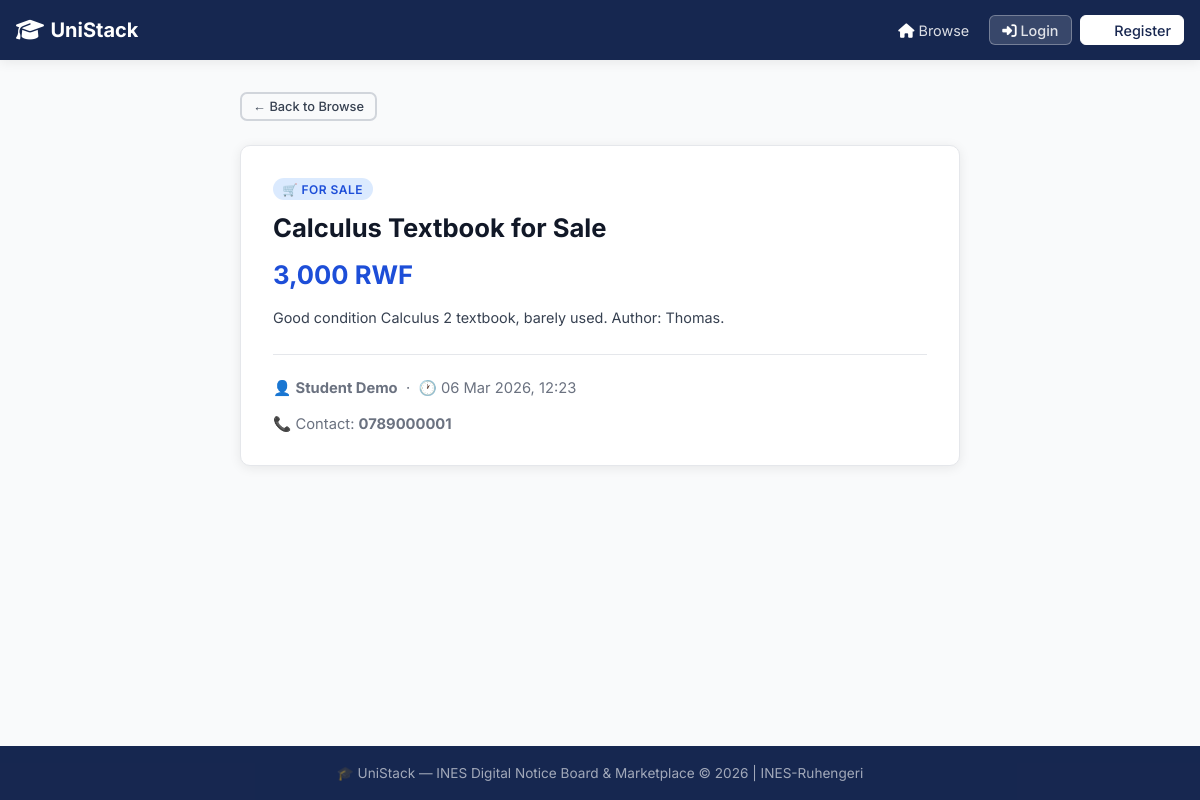
The page /index.php?page=posts&action=view&id=1 on the database its author committed.
### tables this page shows
CREATE TABLE posts (
    id INT AUTO_INCREMENT PRIMARY KEY,
    user_id INT NOT NULL,
    title VARCHAR(200) NOT NULL,
    description TEXT NOT NULL,
    type ENUM('for_sale','housing','announcement') NOT NULL,
    price DECIMAL(10,2) DEFAULT NULL,
    contact VARCHAR(100) DEFAULT NULL,
    status ENUM('pending','approved','rejected') DEFAULT 'pending',
    is_flagged TINYINT(1) DEFAULT 0,
    flag_reason TEXT DEFAULT NULL,
    moderated_by INT DEFAULT NULL,
    moderated_at DATETIME DEFAULT NULL,
    created_at DATETIME DEFAULT CURRENT_TIMESTAMP,
    updated_at DATETIME DEFAULT CURRENT_TIMESTAMP ON UPDATE CURRENT_TIMESTAMP,
    FOREIGN KEY (user_id) REFERENCES users(id) ON DELETE CASCADE,
    FOREIGN KEY (moderated_by) REFERENCES users(id) ON DELETE SET NULL
);

CREATE TABLE users (
    id INT AUTO_INCREMENT PRIMARY KEY,
    name VARCHAR(100) NOT NULL,
    email VARCHAR(150) NOT NULL UNIQUE,
    password VARCHAR(255) NOT NULL,
    role ENUM('student','moderator','admin') DEFAULT 'student',
    is_active TINYINT(1) DEFAULT 1,
    created_at DATETIME DEFAULT CURRENT_TIMESTAMP
);

### app/controllers/PostController.php (called while the page is built, shortened)
<?php
require_once __DIR__ . '/../models/Post.php';
class PostController {
    private $postModel;
    public function __construct($conn) {
        $this->postModel = new Post($conn);
    }
    public function view() {
        $id = intval($_GET['id'] ?? 0);
        $post = $this->postModel->getById($id);
        require_once __DIR__ . '/../views/shared/post_view.php';
    }
}

### app/models/Post.php (called while the page is built, shortened)
<?php
class Post {
    private $conn;
    public function __construct($conn) {
        $this->conn = $conn;
    }
    public function getById($id) {
        $stmt = $this->conn->prepare("SELECT p.*, u.name AS author FROM posts p JOIN users u ON p.user_id = u.id WHERE p.id = ?");
        $stmt->bind_param("i", $id);
        $stmt->execute();
        return $stmt->get_result()->fetch_assoc();
    }
}

### app/views/shared/post_view.php (the view, shortened to what this page needs)
<?php
require_once __DIR__ . '/header.php';
?>
<div style="max-width:720px;margin:0 auto;">
    <a href="index.php?page=home" class="btn btn-outline btn-sm" style="margin-bottom:1.5rem;">← Back to Browse</a>
    <div class="card" style="padding:2rem;">
        <span class="card-badge badge-<?= $post['type'] ?>">
            <?= $post['type']==='for_sale'?'🛒 For Sale':($post['type']==='housing'?'🏠 Housing':'📢 Announcement') ?>
        </span>
        <h1 style="font-size:1.6rem;margin-bottom:1rem;"><?= htmlspecialchars($post['title']) ?></h1>
        <?php if ($post['price'] > 0): ?>
            <div class="card-price" style="font-size:1.6rem;margin-bottom:1rem;"><?= number_format($post['price'], 0) ?> RWF</div>
        <?php endif; ?>
        <p style="line-height:1.7;color:#374151;margin-bottom:1.5rem;"><?= nl2br(htmlspecialchars($post['description'])) ?></p>
        <hr style="border:none;border-top:1px solid #e5e7eb;margin-bottom:1.5rem;">
        <div class="card-meta" style="font-size:.92rem;">
            👤 <strong><?= htmlspecialchars($post['author']) ?></strong> &nbsp;·&nbsp;
            🕐 <?= date('d M Y, H:i', strtotime($post['created_at'])) ?>
            <?php if ($post['contact']): ?>
                <br><br>📞 Contact: <strong><?= htmlspecialchars($post['contact']) ?></strong>
            <?php endif; ?>
        </div>
    </div>
</div>
<?php require_once __DIR__ . '/footer.php'; ?>

### public/css/style.css (style rules this page uses)
:root { --primary: #1d4ed8; --primary-dark: #051642ec; --primary-light: #dbeafe; --success: #16a34a; --success-light: #dcfce7; --danger: #dc2626; --danger-light: #fee2e2; --warning: #d97706; --warning-light: #fef3c7; --gray-50: #f9fafb; --gray-100: #f3f4f6; --gray-200: #e5e7eb; --gray-300: #d1d5db; --gray-500: #6b7280; --gray-700: #374151; --gray-900: #111827; --radius: 10px; --shadow: 0 2px 12px rgba(0,0,0,0.08); --shadow-lg: 0 8px 32px rgba(0,0,0,0.12); }
* { box-sizing: border-box; margin: 0; padding: 0; }
body { font-family: 'Inter', sans-serif; background: var(--gray-50); color: var(--gray-900); min-height: 100vh; display: flex; flex-direction: column; }
.card { background: white; border-radius: var(--radius); box-shadow: var(--shadow); padding: 1.4rem; transition: transform .2s, box-shadow .2s; border: 1px solid var(--gray-200); position: relative; }
.card-badge { display: inline-block; padding: .2rem .6rem; border-radius: 12px; font-size: .75rem; font-weight: 600; text-transform: uppercase; letter-spacing: .04em; margin-bottom: .75rem; }
.badge-for_sale { background: #dbeafe; color: #1d4ed8; }
.card p { color: var(--gray-500); font-size: .9rem; line-height: 1.5; margin-bottom: .75rem; }
.card-price { font-size: 1.2rem; font-weight: 700; color: var(--primary); margin-bottom: .5rem; }
.card-meta { font-size: .8rem; color: var(--gray-500); }
.btn { padding: .5rem 1.1rem; border-radius: 7px; border: none; cursor: pointer; font-size: .875rem; font-weight: 500; text-decoration: none; display: inline-flex; align-items: center; gap: .3rem; transition: all .2s; }
.btn-outline { background: transparent; border: 2px solid var(--gray-300); color: var(--gray-700); }
.btn-sm { padding: .3rem .7rem; font-size: .8rem; }

### rows shown on the page
posts: title "Calculus Textbook for Sale", price "3,000", description "Good condition Calculus 2 textbook, barely used. Author: Thomas.", user.name "Student Demo", created_at "06 Mar 2026, 12:23", contact "0789000001"

### other values the page prints
$s['site_name'] "UniStack"
